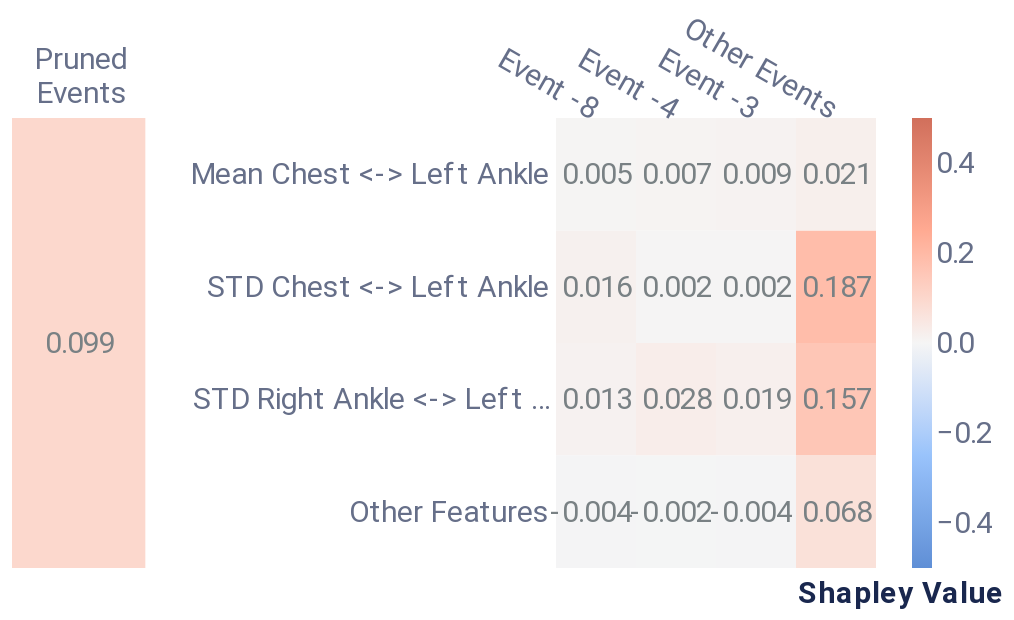

The cell this chart's notebook holds for it:
### Markdown cell above
##### Cell-level explanation

### Code cell
cell_dict = {'rs': 42, 'nsamples': 32000, 'top_x_events': 3, 'top_x_feats': 3}
cell_data = local_cell_level(f, pos_x_data, cell_dict, event_data, feature_data, positive_sequence_id, sequence_id_feat, average_event, pruning_idx)
feat_names = list(feature_data['Feature'].values)[:-1] # exclude pruned events
cell_plot = plot_cell_level(cell_data, feat_names, feature_dict.get('plot_features'))
cell_plot

### Figure 1 — Vega-Lite specification as saved in the notebook (floating-point values rounded to 4 significant figures)
{"config": {"axis": {"domain": true, "domainColor": "#666F89", "grid": false, "gridCap": "round", "gridColor": "#B3B7C4", "gridDash": [2, 4], "gridWidth": 0.5, "labelColor": "#666F89", "labelFont": "Roboto, Arial, sans-serif", "labelPadding": 2, "tickColor": "#666F89", "tickOpacity": 0.5, "tickSize": 4, "titleColor": "#19274E", "titleFont": "Roboto, Arial, sans-serif", "titleFontSize": 12}, "axisBand": {"domain": true, "labelPadding": 4, "ticks": false}, "axisY": {"domain": false, "titleAlign": "left", "titleAngle": 0, "titleX": -20, "titleY": -10}, "legend": {"labelColor": "#666F89", "labelFont": "Roboto, Arial, sans-serif", "labelFontSize": 12, "symbolSize": 40, "titleColor": "#19274E", "titleFont": "Roboto, Arial, sans-serif", "titleFontSize": 12, "titlePadding": 4}, "arc": {"stroke": "#FFFFFF", "strokeWidth": 1}, "bar": {"fill": "#2770EB", "stroke": null}, "line": {"stroke": "#2770EB", "strokeWidth": 2}, "path": {"stroke": "#2770EB", "strokeWidth": 0.5}, "point": {"fill": "#2770EB", "shape": "circle", "filled": true}, "rect": {"fill": "#2770EB"}, "rule": {"stroke": "#666F89"}, "shape": {"stroke": "#2770EB"}, "text": {"color": "#19274E", "font": "Roboto, Arial, sans-serif", "fontSize": 12}, "range": {"category": ["#2770EB", "#77B98A", "#DA5252", "#FFC400", "#A87AEA", "#00A39E", "#19274E"], "diverging": ["#006360", "#2BB3AE", "#96D9D7", "#FFFFFF", "#EDAAAA", "#DA5252", "#811D1D"], "heatmap": ["#18448F", "#1B4EA5", "#2770EB", "#4C88EE", "#82ACF3", "#A6C4F7", "#E9F1FD"], "ramp": ["#18448F", "#1B4EA5", "#2770EB", "#4C88EE", "#82ACF3", "#A6C4F7", "#E9F1FD"]}, "background": "#FFFFFF", "group": {"fill": "#FFFFFF"}, "header": {"labelColor": "#19274E", "labelFont": "Roboto, Arial, sans-serif", "labelFontSize": 12, "titleColor": "#19274E", "titleFont": "Roboto, Arial, sans-serif", "titleFontSize": 16}, "title": {"anchor": "start", "color": "#19274E", "font": "Roboto, Arial, sans-serif", "fontSize": 20, "fontWeight": "bold", "offset": 20, "subtitleColor": "#19274E", "subtitleFontSize": 16}, "view": {"continuousHeight": 300, "continuousWidth": 400, "stroke": "transparent"}}, "hconcat": [{"layer": [{"mark": "rect", "encoding": {"color": {"type": "quantitative", "field": "rounded", "legend": null, "scale": {"domain": [-0.5, 0.5], "range": ["#5f8fd6", "#99c3fb", "#f5f5f5", "#ffaa92", "#d16f5b"]}, "title": null}, "x": {"type": "nominal", "axis": {"titleFontSize": 15}, "field": "Event"}, "y": {"type": "nominal", "axis": {"domain": false, "labels": false, "title": null}, "field": "Feature"}}}, {"mark": {"type": "text", "align": "right", "baseline": "middle", "color": "#798184", "dx": 18, "fontSize": 15}, "encoding": {"text": {"type": "nominal", "field": "rounded_str"}, "x": {"type": "nominal", "axis": {"domain": false, "labelAngle": 0, "labelFontSize": 15, "labelOffset": 24, "labelPadding": 30, "orient": "top", "title": null}, "field": "Event"}, "y": {"type": "nominal", "axis": {"domain": false, "labels": false, "title": null}, "field": "Feature"}}}], "data": {"name": "data-739224059e7daff62226ed3a17e45e8f"}, "height": 225, "width": 66.67}, {"layer": [{"mark": "rect", "encoding": {"color": {"type": "quantitative", "field": "rounded", "legend": {"gradientLength": 225, "gradientThickness": 10, "labelFontSize": 15, "orient": "right"}, "scale": {"domain": [-0.5, 0.5], "range": ["#5f8fd6", "#99c3fb", "#f5f5f5", "#ffaa92", "#d16f5b"]}, "title": null}, "x": {"type": "nominal", "axis": {"titleFontSize": 15}, "field": "Event", "sort": ["Event -8", "Event -4", "Event -3"]}, "y": {"type": "nominal", "axis": {"domain": false, "labelFontSize": 15, "title": null}, "field": "Feature", "sort": ["Mean Chest <-> Left Ankle", "STD Chest <-> Left Ankle", "STD Right Ankle <-> Left Ankle"]}}}, {"mark": {"type": "text", "align": "right", "baseline": "middle", "color": "#798184", "dx": 18, "fontSize": 15}, "encoding": {"text": {"type": "nominal", "field": "rounded_str"}, "x": {"type": "nominal", "axis": {"domain": false, "labelAngle": 30, "labelFontSize": 15, "orient": "top", "title": "Shapley Value", "titleX": 172, "titleY": 245}, "field": "Event", "sort": ["Event -8", "Event -4", "Event -3"]}, "y": {"type": "nominal", "axis": {"domain": false, "labelFontSize": 15, "title": null}, "field": "Feature", "sort": ["Mean Chest <-> Left Ankle", "STD Chest <-> Left Ankle", "STD Right Ankle <-> Left Ankle"]}}}], "data": {"name": "data-154bfac978c6352e7579874ef58e6451"}, "height": 225, "width": 160}], "resolve": {"scale": {"color": "independent"}}, "$schema": "https://vega.github.io/schema/vega-lite/v4.8.1.json", "datasets": {"data-739224059e7daff62226ed3a17e45e8f": [{"Event": ["Pruned", "Events"], "Feature": "Other features", "rounded": 0.099, "rounded_str": "0.099"}], "data-154bfac978c6352e7579874ef58e6451": [{"Event": "Other Events", "Feature": "STD Chest <-> Left Ankle", "Shapley Value": 0.1868, "rounded": 0.187, "rounded_str": "0.187"}, {"Event": "Other Events", "Feature": "STD Right Ankle <-> Left Ankle", "Shapley Value": 0.157, "rounded": 0.157, "rounded_str": "0.157"}, {"Event": "Other Events", "Feature": "Other Features", "Shapley Value": 0.0678, "rounded": 0.068, "rounded_str": "0.068"}, {"Event": "Event -4", "Feature": "STD Right Ankle <-> Left Ankle", "Shapley Value": 0.028, "rounded": 0.028, "rounded_str": "0.028"}, {"Event": "Other Events", "Feature": "Mean Chest <-> Left Ankle", "Shapley Value": 0.02115, "rounded": 0.021, "rounded_str": "0.021"}, {"Event": "Event -3", "Feature": "STD Right Ankle <-> Left Ankle", "Shapley Value": 0.01936, "rounded": 0.019, "rounded_str": "0.019"}, {"Event": "Event -8", "Feature": "STD Chest <-> Left Ankle", "Shapley Value": 0.01621, "rounded": 0.016, "rounded_str": "0.016"}, {"Event": "Event -8", "Feature": "STD Right Ankle <-> Left Ankle", "Shapley Value": 0.01267, "rounded": 0.013, "rounded_str": "0.013"}, {"Event": "Event -3", "Feature": "Mean Chest <-> Left Ankle", "Shapley Value": 0.009278, "rounded": 0.009, "rounded_str": "0.009"}, {"Event": "Event -4", "Feature": "Mean Chest <-> Left Ankle", "Shapley Value": 0.007385, "rounded": 0.007, "rounded_str": "0.007"}, {"Event": "Event -8", "Feature": "Mean Chest <-> Left Ankle", "Shapley Value": 0.00523, "rounded": 0.005, "rounded_str": "0.005"}, {"Event": "Event -3", "Feature": "STD Chest <-> Left Ankle", "Shapley Value": 0.00233, "rounded": 0.002, "rounded_str": "0.002"}, {"Event": "Event -4", "Feature": "STD Chest <-> Left Ankle", "Shapley Value": 0.002182, "rounded": 0.002, "rounded_str": "0.002"}, {"Event": "Event -4", "Feature": "Other Features", "Shapley Value": -0.001769, "rounded": -0.002, "rounded_str": "-0.002"}, {"Event": "Event -8", "Feature": "Other Features", "Shapley Value": -0.00435, "rounded": -0.004, "rounded_str": "-0.004"}, {"Event": "Event -3", "Feature": "Other Features", "Shapley Value": -0.004469, "rounded": -0.004, "rounded_str": "-0.004"}]}}
